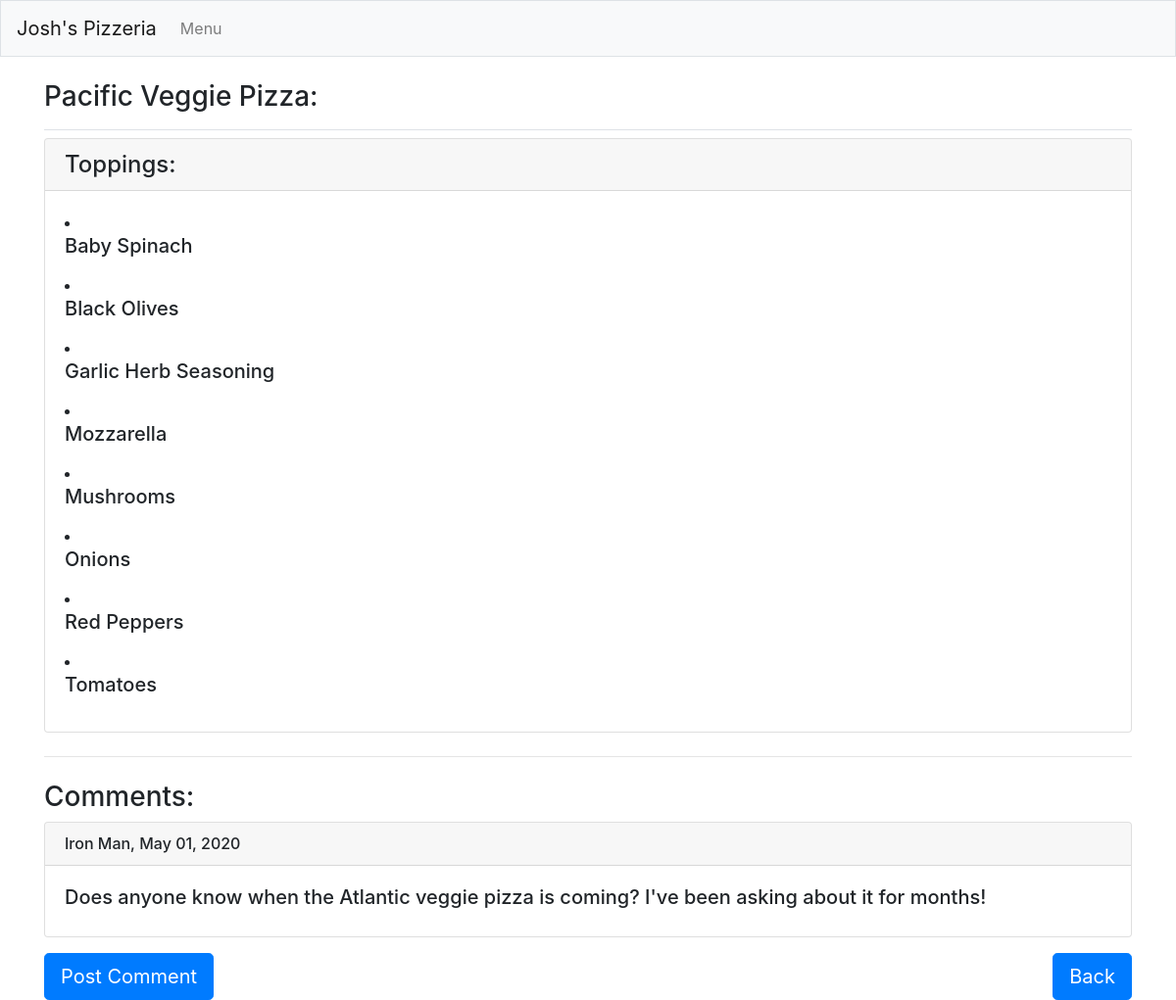
The app's page /pizzas/5/ with its own data.
### pizzeria_app/models.py (models this page shows, shortened)
class Pizza(models.Model):
    pizza_name = models.CharField(max_length=200)
    def __str__(self):
        return self.pizza_name

class Topping(models.Model):
    pizza_fk = models.ForeignKey(Pizza, on_delete=models.CASCADE)
    topping_name = models.CharField(max_length=200)

class Comment(models.Model):
    pizza_fk = models.ForeignKey(Pizza, on_delete=models.CASCADE)
    comment_text = models.TextField()
    comment_author = models.CharField(max_length=200)
    date_added = models.DateTimeField(auto_now_add=True)

### pizzeria_app/views.py (the view)
# urls.py: path('pizzas/<int:pizza_id>/', views.pizza, name='pizza'),
def pizza(request, pizza_id):
    pizza = Pizza.objects.get(id=pizza_id)
    pizza_with_toppings = pizza.topping_set.order_by('topping_name')
    pizza_with_comments = pizza.comment_set.order_by('-date_added')
    context = {'pizza':pizza, 'pizza_with_toppings':pizza_with_toppings, 'pizza_with_comments':pizza_with_comments}
    return render(request, 'pizzeria_app/pizza.html', context)

### pizzeria_app/templates/pizzeria_app/pizza.html
{% extends "pizzeria_app/base.html" %}
{% block page_header %}
    <h3>{{ pizza }} Pizza:</h3>
{% endblock page_header %}
{% block content %}
<div class="card mb-3">
    <h4 class="card-header">Toppings:</h4>
    <div class="card-body">
        {% for topping in pizza_with_toppings %}
            <li><h5>{{ topping.topping_name|linebreaks }}</h5></li>
        {% empty %}
            <li><h5>{There are no toppings for this pizza yet</h5></li>
        {% endfor %}
    </div>
</div>
<hr class="my-4">
<h3>Comments:</h3>
{% for comment in pizza_with_comments %}
<div class="card mb-3">
    <h6 class="card-header">{{ comment.comment_author }},&nbsp;{{ comment.date_added|date:'M d, Y' }}</h6>
    <div class="card-body">
        <h5>{{ comment.comment_text }}</h5>
    </div>
</div>
{% empty %}
    <h6>There are no comments for this pizza yet</h6>
{% endfor %}
<div class="row">
    <div class="col-sm-3"><a class="btn btn-primary btn-lg enabled" role="button" href="{% url 'pizzeria_app:new_comment' pizza.id %}" role="button">Post Comment</a></div>
    <div class="col-sm-6"></div>
    <div class="col-sm-3"><a class="btn btn-primary btn-lg enabled float-right" role="button" href="{% url 'pizzeria_app:pizzas' %}" role="button">Back</a></div>
</div>
{% endblock content %}

### records on screen
Pizza: pizza_name "Pacific Veggie"
Topping: topping_name "Baby Spinach"
Topping: topping_name "Black Olives"
Topping: topping_name "Garlic Herb Seasoning"
Topping: topping_name "Mozzarella"
Topping: topping_name "Mushrooms"
Topping: topping_name "Onions"
Topping: topping_name "Red Peppers"
Topping: topping_name "Tomatoes"
Comment: comment_author "Iron Man", date_added "May 01, 2020", comment_text "Does anyone know when the Atlantic veggie pizza is coming? I've been asking about it for months!"
